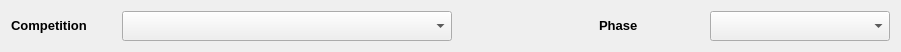
  <widget class="QWidget" name="layoutWidget">
   <property name="geometry">
    <rect>
     <x>10</x>
     <y>10</y>
     <width>901</width>
     <height>51</height>
    </rect>
   </property>
   <layout class="QHBoxLayout" name="horizontalLayout_3">
    <item>
     <widget class="QLabel" name="label">
      <property name="minimumSize">
       <size>
        <width>105</width>
        <height>30</height>
       </size>
      </property>
      <property name="maximumSize">
       <size>
        <width>105</width>
        <height>30</height>
       </size>
      </property>
      <property name="text">
       <string>&lt;!DOCTYPE HTML PUBLIC &quot;-//W3C//DTD HTML 4.0//EN&quot; &quot;http://www.w3.org/TR/REC-html40/strict.dtd&quot;&gt;
&lt;html&gt;&lt;head&gt;&lt;meta name=&quot;qrichtext&quot; content=&quot;1&quot; /&gt;&lt;style type=&quot;text/css&quot;&gt;
p, li { white-space: pre-wrap; }
&lt;/style&gt;&lt;/head&gt;&lt;body style=&quot; font-family:'Sans'; font-size:10pt; font-weight:400; font-style:normal;&quot;&gt;
&lt;p style=&quot; margin-top:0px; margin-bottom:0px; margin-left:0px; margin-right:0px; -qt-block-indent:0; text-indent:0px;&quot;&gt;&lt;span style=&quot; font-weight:600;&quot;&gt;Competition&lt;/span&gt;&lt;/p&gt;&lt;/body&gt;&lt;/html&gt;</string>
      </property>
     </widget>
    </item>
    <item>
     <widget class="QComboBox" name="compSelect">
      <property name="minimumSize">
       <size>
        <width>330</width>
        <height>30</height>
       </size>
      </property>
      <property name="maximumSize">
       <size>
        <width>330</width>
        <height>30</height>
       </size>
      </property>
      <property name="toolTip">
       <string>Competition Name</string>
      </property>
     </widget>
    </item>
    <item>
     <spacer name="horizontalSpacer_2">
      <property name="orientation">
       <enum>Qt::Horizontal</enum>
      </property>
      <property name="sizeHint" stdset="0">
       <size>
        <width>118</width>
        <height>20</height>
       </size>
      </property>
     </spacer>
    </item>
    <item>
     <widget class="QLabel" name="label_11">
      <property name="minimumSize">
       <size>
        <width>105</width>
        <height>30</height>
       </size>
      </property>
      <property name="maximumSize">
       <size>
        <width>105</width>
        <height>30</height>
       </size>
      </property>
      <property name="text">
       <string>&lt;!DOCTYPE HTML PUBLIC &quot;-//W3C//DTD HTML 4.0//EN&quot; &quot;http://www.w3.org/TR/REC-html40/strict.dtd&quot;&gt;
&lt;html&gt;&lt;head&gt;&lt;meta name=&quot;qrichtext&quot; content=&quot;1&quot; /&gt;&lt;style type=&quot;text/css&quot;&gt;
p, li { white-space: pre-wrap; }
&lt;/style&gt;&lt;/head&gt;&lt;body style=&quot; font-family:'Sans'; font-size:10pt; font-weight:400; font-style:normal;&quot;&gt;
&lt;p style=&quot; margin-top:0px; margin-bottom:0px; margin-left:0px; margin-right:0px; -qt-block-indent:0; text-indent:0px;&quot;&gt;&lt;span style=&quot; font-weight:600;&quot;&gt;Phase&lt;/span&gt;&lt;/p&gt;&lt;/body&gt;&lt;/html&gt;</string>
      </property>
     </widget>
    </item>
    <item>
     <widget class="QComboBox" name="phaseSelect">
      <property name="minimumSize">
       <size>
        <width>180</width>
        <height>30</height>
       </size>
      </property>
      <property name="maximumSize">
       <size>
        <width>180</width>
        <height>30</height>
       </size>
      </property>
      <property name="toolTip">
       <string>Competition Phase</string>
      </property>
     </widget>
    </item>
   </layout>
  </widget>
